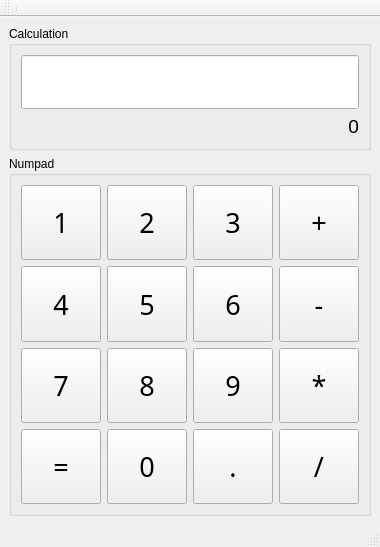
<?xml version="1.0" encoding="UTF-8"?>
<ui version="4.0">
 <class>MainWindow</class>
 <widget class="QMainWindow" name="MainWindow">
  <property name="geometry">
   <rect>
    <x>0</x>
    <y>0</y>
    <width>356</width>
    <height>547</height>
   </rect>
  </property>
  <property name="windowTitle">
   <string>MainWindow</string>
  </property>
  <widget class="QWidget" name="centralwidget">
   <layout class="QVBoxLayout" name="verticalLayout">
    <item>
     <widget class="QGroupBox" name="groupBox">
      <property name="title">
       <string>Calculation</string>
      </property>
      <layout class="QVBoxLayout" name="verticalLayout_2">
       <item>
        <widget class="QLineEdit" name="lineEdit">
         <property name="font">
          <font>
           <pointsize>30</pointsize>
          </font>
         </property>
         <property name="alignment">
          <set>Qt::AlignmentFlag::AlignRight|Qt::AlignmentFlag::AlignTrailing|Qt::AlignmentFlag::AlignVCenter</set>
         </property>
        </widget>
       </item>
       <item>
        <widget class="QLabel" name="label">
         <property name="sizePolicy">
          <sizepolicy hsizetype="Preferred" vsizetype="Preferred">
           <horstretch>0</horstretch>
           <verstretch>0</verstretch>
          </sizepolicy>
         </property>
         <property name="font">
          <font>
           <pointsize>14</pointsize>
          </font>
         </property>
         <property name="text">
          <string>0</string>
         </property>
         <property name="alignment">
          <set>Qt::AlignmentFlag::AlignRight|Qt::AlignmentFlag::AlignTrailing|Qt::AlignmentFlag::AlignVCenter</set>
         </property>
        </widget>
       </item>
      </layout>
     </widget>
    </item>
    <item>
     <widget class="QGroupBox" name="groupBox_2">
      <property name="title">
       <string>Numpad</string>
      </property>
      <layout class="QGridLayout" name="gridLayout">
       <item row="0" column="0">
        <widget class="QPushButton" name="button_1">
         <property name="sizePolicy">
          <sizepolicy hsizetype="Expanding" vsizetype="Expanding">
           <horstretch>0</horstretch>
           <verstretch>0</verstretch>
          </sizepolicy>
         </property>
         <property name="font">
          <font>
           <family>Malgun Gothic Semilight</family>
           <pointsize>20</pointsize>
          </font>
         </property>
         <property name="text">
          <string>1</string>
         </property>
         <attribute name="buttonGroup">
          <string notr="true">buttonGroup</string>
         </attribute>
        </widget>
       </item>
       <item row="0" column="1">
        <widget class="QPushButton" name="button_2">
         <property name="sizePolicy">
          <sizepolicy hsizetype="Expanding" vsizetype="Expanding">
           <horstretch>0</horstretch>
           <verstretch>0</verstretch>
          </sizepolicy>
         </property>
         <property name="font">
          <font>
           <family>Malgun Gothic Semilight</family>
           <pointsize>20</pointsize>
          </font>
         </property>
         <property name="text">
          <string>2</string>
         </property>
         <attribute name="buttonGroup">
          <string notr="true">buttonGroup</string>
         </attribute>
        </widget>
       </item>
       <item row="0" column="2">
        <widget class="QPushButton" name="button_3">
         <property name="sizePolicy">
          <sizepolicy hsizetype="Expanding" vsizetype="Expanding">
           <horstretch>0</horstretch>
           <verstretch>0</verstretch>
          </sizepolicy>
         </property>
         <property name="font">
          <font>
           <family>Malgun Gothic Semilight</family>
           <pointsize>20</pointsize>
          </font>
         </property>
         <property name="text">
          <string>3</string>
         </property>
         <attribute name="buttonGroup">
          <string notr="true">buttonGroup</string>
         </attribute>
        </widget>
       </item>
       <item row="0" column="3">
        <widget class="QPushButton" name="button_10">
         <property name="sizePolicy">
          <sizepolicy hsizetype="Expanding" vsizetype="Expanding">
           <horstretch>0</horstretch>
           <verstretch>0</verstretch>
          </sizepolicy>
         </property>
         <property name="font">
          <font>
           <family>Malgun Gothic Semilight</family>
           <pointsize>20</pointsize>
          </font>
         </property>
         <property name="text">
          <string>+</string>
         </property>
         <attribute name="buttonGroup">
          <string notr="true">buttonGroup</string>
         </attribute>
        </widget>
       </item>
       <item row="1" column="0">
        <widget class="QPushButton" name="button_4">
         <property name="sizePolicy">
          <sizepolicy hsizetype="Expanding" vsizetype="Expanding">
           <horstretch>0</horstretch>
           <verstretch>0</verstretch>
          </sizepolicy>
         </property>
         <property name="font">
          <font>
           <family>Malgun Gothic Semilight</family>
           <pointsize>20</pointsize>
          </font>
         </property>
         <property name="text">
          <string>4</string>
         </property>
         <attribute name="buttonGroup">
          <string notr="true">buttonGroup</string>
         </attribute>
        </widget>
       </item>
       <item row="1" column="1">
        <widget class="QPushButton" name="button_5">
         <property name="sizePolicy">
          <sizepolicy hsizetype="Expanding" vsizetype="Expanding">
           <horstretch>0</horstretch>
           <verstretch>0</verstretch>
          </sizepolicy>
         </property>
         <property name="font">
          <font>
           <family>Malgun Gothic Semilight</family>
           <pointsize>20</pointsize>
          </font>
         </property>
         <property name="text">
          <string>5</string>
         </property>
         <attribute name="buttonGroup">
          <string notr="true">buttonGroup</string>
         </attribute>
        </widget>
       </item>
       <item row="1" column="2">
        <widget class="QPushButton" name="button_6">
         <property name="sizePolicy">
          <sizepolicy hsizetype="Expanding" vsizetype="Expanding">
           <horstretch>0</horstretch>
           <verstretch>0</verstretch>
          </sizepolicy>
         </property>
         <property name="font">
          <font>
           <family>Malgun Gothic Semilight</family>
           <pointsize>20</pointsize>
          </font>
         </property>
         <property name="text">
          <string>6</string>
         </property>
         <attribute name="buttonGroup">
          <string notr="true">buttonGroup</string>
         </attribute>
        </widget>
       </item>
       <item row="1" column="3">
        <widget class="QPushButton" name="button_11">
         <property name="sizePolicy">
          <sizepolicy hsizetype="Expanding" vsizetype="Expanding">
           <horstretch>0</horstretch>
           <verstretch>0</verstretch>
          </sizepolicy>
         </property>
         <property name="font">
          <font>
           <family>Malgun Gothic Semilight</family>
           <pointsize>20</pointsize>
          </font>
         </property>
         <property name="text">
          <string>-</string>
         </property>
         <attribute name="buttonGroup">
          <string notr="true">buttonGroup</string>
         </attribute>
        </widget>
       </item>
       <item row="2" column="0">
        <widget class="QPushButton" name="button_7">
         <property name="sizePolicy">
          <sizepolicy hsizetype="Expanding" vsizetype="Expanding">
           <horstretch>0</horstretch>
           <verstretch>0</verstretch>
          </sizepolicy>
         </property>
         <property name="font">
          <font>
           <family>Malgun Gothic Semilight</family>
           <pointsize>20</pointsize>
          </font>
         </property>
         <property name="text">
          <string>7</string>
         </property>
         <attribute name="buttonGroup">
          <string notr="true">buttonGroup</string>
         </attribute>
        </widget>
       </item>
       <item row="2" column="1">
        <widget class="QPushButton" name="button_8">
         <property name="sizePolicy">
          <sizepolicy hsizetype="Expanding" vsizetype="Expanding">
           <horstretch>0</horstretch>
           <verstretch>0</verstretch>
          </sizepolicy>
         </property>
         <property name="font">
          <font>
           <family>Malgun Gothic Semilight</family>
           <pointsize>20</pointsize>
          </font>
         </property>
         <property name="text">
          <string>8</string>
         </property>
         <attribute name="buttonGroup">
          <string notr="true">buttonGroup</string>
         </attribute>
        </widget>
       </item>
       <item row="2" column="2">
        <widget class="QPushButton" name="button_9">
         <property name="sizePolicy">
          <sizepolicy hsizetype="Expanding" vsizetype="Expanding">
           <horstretch>0</horstretch>
           <verstretch>0</verstretch>
          </sizepolicy>
         </property>
         <property name="font">
          <font>
           <family>Malgun Gothic Semilight</family>
           <pointsize>20</pointsize>
          </font>
         </property>
         <property name="text">
          <string>9</string>
         </property>
         <attribute name="buttonGroup">
          <string notr="true">buttonGroup</string>
         </attribute>
        </widget>
       </item>
       <item row="2" column="3">
        <widget class="QPushButton" name="button_13">
         <property name="sizePolicy">
          <sizepolicy hsizetype="Expanding" vsizetype="Expanding">
           <horstretch>0</horstretch>
           <verstretch>0</verstretch>
          </sizepolicy>
         </property>
         <property name="font">
          <font>
           <family>Malgun Gothic Semilight</family>
           <pointsize>20</pointsize>
          </font>
         </property>
         <property name="text">
          <string>*</string>
         </property>
         <attribute name="buttonGroup">
          <string notr="true">buttonGroup</string>
         </attribute>
        </widget>
       </item>
       <item row="3" column="0">
        <widget class="QPushButton" name="button_16">
         <property name="sizePolicy">
          <sizepolicy hsizetype="Expanding" vsizetype="Expanding">
           <horstretch>0</horstretch>
           <verstretch>0</verstretch>
          </sizepolicy>
         </property>
         <property name="font">
          <font>
           <family>Malgun Gothic Semilight</family>
           <pointsize>20</pointsize>
          </font>
         </property>
         <property name="text">
          <string>=</string>
         </property>
         <attribute name="buttonGroup">
          <string notr="true">buttonGroup</string>
         </attribute>
        </widget>
       </item>
       <item row="3" column="1">
        <widget class="QPushButton" name="button_0">
         <property name="sizePolicy">
          <sizepolicy hsizetype="Expanding" vsizetype="Expanding">
           <horstretch>0</horstretch>
           <verstretch>0</verstretch>
          </sizepolicy>
         </property>
         <property name="font">
          <font>
           <family>Malgun Gothic Semilight</family>
           <pointsize>20</pointsize>
          </font>
         </property>
         <property name="text">
          <string>0</string>
         </property>
         <attribute name="buttonGroup">
          <string notr="true">buttonGroup</string>
         </attribute>
        </widget>
       </item>
       <item row="3" column="2">
        <widget class="QPushButton" name="button_15">
         <property name="sizePolicy">
          <sizepolicy hsizetype="Expanding" vsizetype="Expanding">
           <horstretch>0</horstretch>
           <verstretch>0</verstretch>
          </sizepolicy>
         </property>
         <property name="font">
          <font>
           <family>Malgun Gothic Semilight</family>
           <pointsize>20</pointsize>
          </font>
         </property>
         <property name="text">
          <string>.</string>
         </property>
         <attribute name="buttonGroup">
          <string notr="true">buttonGroup</string>
         </attribute>
        </widget>
       </item>
       <item row="3" column="3">
        <widget class="QPushButton" name="button_14">
         <property name="sizePolicy">
          <sizepolicy hsizetype="Expanding" vsizetype="Expanding">
           <horstretch>0</horstretch>
           <verstretch>0</verstretch>
          </sizepolicy>
         </property>
         <property name="font">
          <font>
           <family>Malgun Gothic Semilight</family>
           <pointsize>20</pointsize>
          </font>
         </property>
         <property name="text">
          <string>/</string>
         </property>
         <attribute name="buttonGroup">
          <string notr="true">buttonGroup</string>
         </attribute>
        </widget>
       </item>
      </layout>
     </widget>
    </item>
   </layout>
  </widget>
  <widget class="QStatusBar" name="statusbar"/>
  <widget class="QToolBar" name="toolBar">
   <property name="windowTitle">
    <string>toolBar</string>
   </property>
   <attribute name="toolBarArea">
    <enum>TopToolBarArea</enum>
   </attribute>
   <attribute name="toolBarBreak">
    <bool>false</bool>
   </attribute>
   <addaction name="separator"/>
  </widget>
  <widget class="QMenuBar" name="menubar">
   <property name="geometry">
    <rect>
     <x>0</x>
     <y>0</y>
     <width>356</width>
     <height>33</height>
    </rect>
   </property>
  </widget>
 </widget>
 <tabstops>
  <tabstop>lineEdit</tabstop>
  <tabstop>button_1</tabstop>
  <tabstop>button_2</tabstop>
  <tabstop>button_3</tabstop>
  <tabstop>button_10</tabstop>
  <tabstop>button_4</tabstop>
  <tabstop>button_5</tabstop>
  <tabstop>button_6</tabstop>
  <tabstop>button_11</tabstop>
  <tabstop>button_7</tabstop>
  <tabstop>button_8</tabstop>
  <tabstop>button_9</tabstop>
  <tabstop>button_13</tabstop>
  <tabstop>button_16</tabstop>
  <tabstop>button_0</tabstop>
  <tabstop>button_15</tabstop>
  <tabstop>button_14</tabstop>
 </tabstops>
 <resources/>
 <connections/>
 <buttongroups>
  <buttongroup name="buttonGroup"/>
 </buttongroups>
</ui>
